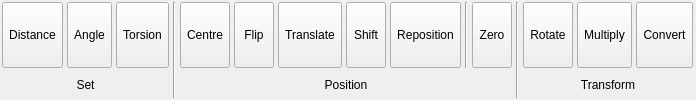
      <widget class="QWidget" name="TransformTab">
       <attribute name="title">
        <string>  Transform  </string>
       </attribute>
       <layout class="QHBoxLayout" name="horizontalLayout_6">
        <property name="spacing">
         <number>4</number>
        </property>
        <property name="margin">
         <number>2</number>
        </property>
        <item>
         <layout class="QGridLayout" name="gridLayout_41">
          <item row="0" column="0">
           <widget class="TMenuButton" name="TransformSetDistanceButton">
            <property name="sizePolicy">
             <sizepolicy hsizetype="Preferred" vsizetype="Fixed">
              <horstretch>0</horstretch>
              <verstretch>0</verstretch>
             </sizepolicy>
            </property>
            <property name="minimumSize">
             <size>
              <width>40</width>
              <height>66</height>
             </size>
            </property>
            <property name="maximumSize">
             <size>
              <width>128</width>
              <height>66</height>
             </size>
            </property>
            <property name="toolTip">
             <string>Set bond distances in the current selection</string>
            </property>
            <property name="text">
             <string>Distance</string>
            </property>
            <property name="icon">
             <iconset resource="icons.qrc">
              <normaloff>:/transform/icons/transform_distance.svg</normaloff>:/transform/icons/transform_distance.svg</iconset>
            </property>
            <property name="iconSize">
             <size>
              <width>30</width>
              <height>30</height>
             </size>
            </property>
            <property name="checkable">
             <bool>false</bool>
            </property>
            <property name="checked">
             <bool>false</bool>
            </property>
            <property name="autoExclusive">
             <bool>false</bool>
            </property>
            <property name="toolButtonStyle">
             <enum>Qt::ToolButtonTextUnderIcon</enum>
            </property>
            <property name="autoRaise">
             <bool>false</bool>
            </property>
           </widget>
          </item>
          <item row="0" column="1">
           <widget class="TMenuButton" name="TransformSetAngleButton">
            <property name="sizePolicy">
             <sizepolicy hsizetype="Preferred" vsizetype="Fixed">
              <horstretch>0</horstretch>
              <verstretch>0</verstretch>
             </sizepolicy>
            </property>
            <property name="minimumSize">
             <size>
              <width>40</width>
              <height>66</height>
             </size>
            </property>
            <property name="maximumSize">
             <size>
              <width>128</width>
              <height>66</height>
             </size>
            </property>
            <property name="toolTip">
             <string>Set bond angles in the current selection</string>
            </property>
            <property name="text">
             <string>Angle</string>
            </property>
            <property name="icon">
             <iconset resource="icons.qrc">
              <normaloff>:/transform/icons/transform_angle.svg</normaloff>:/transform/icons/transform_angle.svg</iconset>
            </property>
            <property name="iconSize">
             <size>
              <width>30</width>
              <height>30</height>
             </size>
            </property>
            <property name="checkable">
             <bool>false</bool>
            </property>
            <property name="checked">
             <bool>false</bool>
            </property>
            <property name="autoExclusive">
             <bool>false</bool>
            </property>
            <property name="toolButtonStyle">
             <enum>Qt::ToolButtonTextUnderIcon</enum>
            </property>
            <property name="autoRaise">
             <bool>false</bool>
            </property>
           </widget>
          </item>
          <item row="0" column="2">
           <widget class="TMenuButton" name="TransformSetTorsionButton">
            <property name="sizePolicy">
             <sizepolicy hsizetype="Preferred" vsizetype="Fixed">
              <horstretch>0</horstretch>
              <verstretch>0</verstretch>
             </sizepolicy>
            </property>
            <property name="minimumSize">
             <size>
              <width>40</width>
              <height>66</height>
             </size>
            </property>
            <property name="maximumSize">
             <size>
              <width>128</width>
              <height>66</height>
             </size>
            </property>
            <property name="toolTip">
             <string>Set torsions in the current selection</string>
            </property>
            <property name="text">
             <string>Torsion</string>
            </property>
            <property name="icon">
             <iconset resource="icons.qrc">
              <normaloff>:/transform/icons/transform_torsion.svg</normaloff>:/transform/icons/transform_torsion.svg</iconset>
            </property>
            <property name="iconSize">
             <size>
              <width>30</width>
              <height>30</height>
             </size>
            </property>
            <property name="checkable">
             <bool>false</bool>
            </property>
            <property name="checked">
             <bool>false</bool>
            </property>
            <property name="autoExclusive">
             <bool>false</bool>
            </property>
            <property name="toolButtonStyle">
             <enum>Qt::ToolButtonTextUnderIcon</enum>
            </property>
            <property name="autoRaise">
             <bool>false</bool>
            </property>
           </widget>
          </item>
          <item row="1" column="0" colspan="3">
           <widget class="QLabel" name="label_12">
            <property name="text">
             <string>Set</string>
            </property>
            <property name="alignment">
             <set>Qt::AlignCenter</set>
            </property>
           </widget>
          </item>
         </layout>
        </item>
        <item>
         <widget class="Line" name="line_9">
          <property name="orientation">
           <enum>Qt::Vertical</enum>
          </property>
         </widget>
        </item>
        <item>
         <layout class="QGridLayout" name="gridLayout_42">
          <item row="0" column="0">
           <widget class="TMenuButton" name="TransformPositionCentreButton">
            <property name="sizePolicy">
             <sizepolicy hsizetype="Preferred" vsizetype="Fixed">
              <horstretch>0</horstretch>
              <verstretch>0</verstretch>
             </sizepolicy>
            </property>
            <property name="minimumSize">
             <size>
              <width>40</width>
              <height>66</height>
             </size>
            </property>
            <property name="maximumSize">
             <size>
              <width>128</width>
              <height>66</height>
             </size>
            </property>
            <property name="toolTip">
             <string>Centre the current selection at a specified point (hold for options)</string>
            </property>
            <property name="text">
             <string>Centre</string>
            </property>
            <property name="icon">
             <iconset resource="icons.qrc">
              <normaloff>:/transform/icons/transform_centre.svg</normaloff>:/transform/icons/transform_centre.svg</iconset>
            </property>
            <property name="iconSize">
             <size>
              <width>30</width>
              <height>30</height>
             </size>
            </property>
            <property name="checkable">
             <bool>false</bool>
            </property>
            <property name="checked">
             <bool>false</bool>
            </property>
            <property name="autoExclusive">
             <bool>false</bool>
            </property>
            <property name="toolButtonStyle">
             <enum>Qt::ToolButtonTextUnderIcon</enum>
            </property>
            <property name="autoRaise">
             <bool>false</bool>
            </property>
           </widget>
          </item>
          <item row="0" column="1">
           <widget class="TMenuButton" name="TransformPositionFlipButton">
            <property name="sizePolicy">
             <sizepolicy hsizetype="Preferred" vsizetype="Fixed">
              <horstretch>0</horstretch>
              <verstretch>0</verstretch>
             </sizepolicy>
            </property>
            <property name="minimumSize">
             <size>
              <width>40</width>
              <height>66</height>
             </size>
            </property>
            <property name="maximumSize">
             <size>
              <width>128</width>
              <height>66</height>
             </size>
            </property>
            <property name="toolTip">
             <string>Flip atoms in the current selection about their geometric centre</string>
            </property>
            <property name="text">
             <string>Flip</string>
            </property>
            <property name="icon">
             <iconset resource="icons.qrc">
              <normaloff>:/transform/icons/transform_flipx.svg</normaloff>:/transform/icons/transform_flipx.svg</iconset>
            </property>
            <property name="iconSize">
             <size>
              <width>30</width>
              <height>30</height>
             </size>
            </property>
            <property name="checkable">
             <bool>false</bool>
            </property>
            <property name="checked">
             <bool>false</bool>
            </property>
            <property name="autoExclusive">
             <bool>false</bool>
            </property>
            <property name="toolButtonStyle">
             <enum>Qt::ToolButtonTextUnderIcon</enum>
            </property>
            <property name="autoRaise">
             <bool>false</bool>
            </property>
           </widget>
          </item>
          <item row="0" column="2">
           <widget class="TMenuButton" name="TransformPositionTranslateButton">
            <property name="sizePolicy">
             <sizepolicy hsizetype="Preferred" vsizetype="Fixed">
              <horstretch>0</horstretch>
              <verstretch>0</verstretch>
             </sizepolicy>
            </property>
            <property name="minimumSize">
             <size>
              <width>40</width>
              <height>66</height>
             </size>
            </property>
            <property name="maximumSize">
             <size>
              <width>128</width>
              <height>66</height>
             </size>
            </property>
            <property name="toolTip">
             <string>Translate atoms along Cartesian or cell directions (hold for options)</string>
            </property>
            <property name="text">
             <string>Translate</string>
            </property>
            <property name="icon">
             <iconset resource="icons.qrc">
              <normaloff>:/transform/icons/transform_translate.svg</normaloff>:/transform/icons/transform_translate.svg</iconset>
            </property>
            <property name="iconSize">
             <size>
              <width>30</width>
              <height>30</height>
             </size>
            </property>
            <property name="checkable">
             <bool>false</bool>
            </property>
            <property name="checked">
             <bool>false</bool>
            </property>
            <property name="autoExclusive">
             <bool>false</bool>
            </property>
            <property name="toolButtonStyle">
             <enum>Qt::ToolButtonTextUnderIcon</enum>
            </property>
            <property name="autoRaise">
             <bool>false</bool>
            </property>
           </widget>
          </item>
          <item row="0" column="3">
           <widget class="TMenuButton" name="TransformPositionShiftButton">
            <property name="sizePolicy">
             <sizepolicy hsizetype="Preferred" vsizetype="Fixed">
              <horstretch>0</horstretch>
              <verstretch>0</verstretch>
             </sizepolicy>
            </property>
            <property name="minimumSize">
             <size>
              <width>40</width>
              <height>66</height>
             </size>
            </property>
            <property name="maximumSize">
             <size>
              <width>128</width>
              <height>66</height>
             </size>
            </property>
            <property name="toolTip">
             <string>Shift atoms along an arbitrary vector (hold for options)</string>
            </property>
            <property name="text">
             <string>Shift</string>
            </property>
            <property name="icon">
             <iconset resource="icons.qrc">
              <normaloff>:/transform/icons/transform_shift.svg</normaloff>:/transform/icons/transform_shift.svg</iconset>
            </property>
            <property name="iconSize">
             <size>
              <width>30</width>
              <height>30</height>
             </size>
            </property>
            <property name="checkable">
             <bool>false</bool>
            </property>
            <property name="checked">
             <bool>false</bool>
            </property>
            <property name="autoExclusive">
             <bool>false</bool>
            </property>
            <property name="toolButtonStyle">
             <enum>Qt::ToolButtonTextUnderIcon</enum>
            </property>
            <property name="autoRaise">
             <bool>false</bool>
            </property>
           </widget>
          </item>
          <item row="0" column="4">
           <widget class="TMenuButton" name="TransformPositionRepositionButton">
            <property name="sizePolicy">
             <sizepolicy hsizetype="Preferred" vsizetype="Fixed">
              <horstretch>0</horstretch>
              <verstretch>0</verstretch>
             </sizepolicy>
            </property>
            <property name="minimumSize">
             <size>
              <width>40</width>
              <height>66</height>
             </size>
            </property>
            <property name="maximumSize">
             <size>
              <width>128</width>
              <height>66</height>
             </size>
            </property>
            <property name="toolTip">
             <string>Reposition atoms with respect to a reference point (hold for options)</string>
            </property>
            <property name="text">
             <string>Reposition</string>
            </property>
            <property name="icon">
             <iconset resource="icons.qrc">
              <normaloff>:/transform/icons/translate_reposition.svg</normaloff>:/transform/icons/translate_reposition.svg</iconset>
            </property>
            <property name="iconSize">
             <size>
              <width>30</width>
              <height>30</height>
             </size>
            </property>
            <property name="checkable">
             <bool>false</bool>
            </property>
            <property name="checked">
             <bool>false</bool>
            </property>
            <property name="autoExclusive">
             <bool>false</bool>
            </property>
            <property name="toolButtonStyle">
             <enum>Qt::ToolButtonTextUnderIcon</enum>
            </property>
            <property name="autoRaise">
             <bool>false</bool>
            </property>
           </widget>
          </item>
          <item row="0" column="5">
           <widget class="Line" name="line_30">
            <property name="orientation">
             <enum>Qt::Vertical</enum>
            </property>
           </widget>
          </item>
          <item row="0" column="6">
           <widget class="TMenuButton" name="TransformPositionZeroButton">
            <property name="sizePolicy">
             <sizepolicy hsizetype="Preferred" vsizetype="Fixed">
              <horstretch>0</horstretch>
              <verstretch>0</verstretch>
             </sizepolicy>
            </property>
            <property name="minimumSize">
             <size>
              <width>40</width>
              <height>66</height>
             </size>
            </property>
            <property name="maximumSize">
             <size>
              <width>128</width>
              <height>66</height>
             </size>
            </property>
            <property name="toolTip">
             <string>Centre the current selection at (0,0,0)</string>
            </property>
            <property name="text">
             <string>Zero</string>
            </property>
            <property name="icon">
             <iconset resource="icons.qrc">
              <normaloff>:/transform/icons/transform_zero.svg</normaloff>:/transform/icons/transform_zero.svg</iconset>
            </property>
            <property name="iconSize">
             <size>
              <width>30</width>
              <height>30</height>
             </size>
            </property>
            <property name="checkable">
             <bool>false</bool>
            </property>
            <property name="checked">
             <bool>false</bool>
            </property>
            <property name="autoExclusive">
             <bool>false</bool>
            </property>
            <property name="toolButtonStyle">
             <enum>Qt::ToolButtonTextUnderIcon</enum>
            </property>
            <property name="autoRaise">
             <bool>false</bool>
            </property>
           </widget>
          </item>
          <item row="1" column="0" colspan="7">
           <widget class="QLabel" name="label_15">
            <property name="text">
             <string>Position</string>
            </property>
            <property name="alignment">
             <set>Qt::AlignCenter</set>
            </property>
           </widget>
          </item>
         </layout>
        </item>
        <item>
         <widget class="Line" name="line_37">
          <property name="orientation">
           <enum>Qt::Vertical</enum>
          </property>
         </widget>
        </item>
        <item>
         <layout class="QGridLayout" name="gridLayout_55">
          <item row="0" column="0">
           <widget class="TMenuButton" name="TransformTransformRotateButton">
            <property name="sizePolicy">
             <sizepolicy hsizetype="Preferred" vsizetype="Fixed">
              <horstretch>0</horstretch>
              <verstretch>0</verstretch>
             </sizepolicy>
            </property>
            <property name="minimumSize">
             <size>
              <width>40</width>
              <height>66</height>
             </size>
            </property>
            <property name="maximumSize">
             <size>
              <width>128</width>
              <height>66</height>
             </size>
            </property>
            <property name="toolTip">
             <string>Transform the current selection through rotation about an axis</string>
            </property>
            <property name="text">
             <string>Rotate</string>
            </property>
            <property name="icon">
             <iconset resource="icons.qrc">
              <normaloff>:/transform/icons/transform_rotate.svg</normaloff>:/transform/icons/transform_rotate.svg</iconset>
            </property>
            <property name="iconSize">
             <size>
              <width>30</width>
              <height>30</height>
             </size>
            </property>
            <property name="checkable">
             <bool>false</bool>
            </property>
            <property name="checked">
             <bool>false</bool>
            </property>
            <property name="autoExclusive">
             <bool>false</bool>
            </property>
            <property name="toolButtonStyle">
             <enum>Qt::ToolButtonTextUnderIcon</enum>
            </property>
            <property name="autoRaise">
             <bool>false</bool>
            </property>
           </widget>
          </item>
          <item row="0" column="1">
           <widget class="TMenuButton" name="TransformTransformMultiplyButton">
            <property name="sizePolicy">
             <sizepolicy hsizetype="Preferred" vsizetype="Fixed">
              <horstretch>0</horstretch>
              <verstretch>0</verstretch>
             </sizepolicy>
            </property>
            <property name="minimumSize">
             <size>
              <width>40</width>
              <height>66</height>
             </size>
            </property>
            <property name="maximumSize">
             <size>
              <width>128</width>
              <height>66</height>
             </size>
            </property>
            <property name="toolTip">
             <string>Transform the current selection by applying a matrix</string>
            </property>
            <property name="text">
             <string>Multiply</string>
            </property>
            <property name="icon">
             <iconset resource="icons.qrc">
              <normaloff>:/transform/icons/transform_multiply.svg</normaloff>:/transform/icons/transform_multiply.svg</iconset>
            </property>
            <property name="iconSize">
             <size>
              <width>30</width>
              <height>30</height>
             </size>
            </property>
            <property name="checkable">
             <bool>false</bool>
            </property>
            <property name="checked">
             <bool>false</bool>
            </property>
            <property name="autoExclusive">
             <bool>false</bool>
            </property>
            <property name="toolButtonStyle">
             <enum>Qt::ToolButtonTextUnderIcon</enum>
            </property>
            <property name="autoRaise">
             <bool>false</bool>
            </property>
           </widget>
          </item>
          <item row="0" column="2">
           <widget class="TMenuButton" name="TransformTransformConvertButton">
            <property name="sizePolicy">
             <sizepolicy hsizetype="Preferred" vsizetype="Fixed">
              <horstretch>0</horstretch>
              <verstretch>0</verstretch>
             </sizepolicy>
            </property>
            <property name="minimumSize">
             <size>
              <width>40</width>
              <height>66</height>
             </size>
            </property>
            <property name="maximumSize">
             <size>
              <width>128</width>
              <height>66</height>
             </size>
            </property>
            <property name="toolTip">
             <string>Transform the current selection by converting between two matrices</string>
            </property>
            <property name="text">
             <string>Convert</string>
            </property>
            <property name="icon">
             <iconset resource="icons.qrc">
              <normaloff>:/transform/icons/transform_matrix.svg</normaloff>:/transform/icons/transform_matrix.svg</iconset>
            </property>
            <property name="iconSize">
             <size>
              <width>30</width>
              <height>30</height>
             </size>
            </property>
            <property name="checkable">
             <bool>false</bool>
            </property>
            <property name="checked">
             <bool>false</bool>
            </property>
            <property name="autoExclusive">
             <bool>false</bool>
            </property>
            <property name="toolButtonStyle">
             <enum>Qt::ToolButtonTextUnderIcon</enum>
            </property>
            <property name="autoRaise">
             <bool>false</bool>
            </property>
           </widget>
          </item>
          <item row="1" column="0" colspan="3">
           <widget class="QLabel" name="label_39">
            <property name="text">
             <string>Transform</string>
            </property>
            <property name="alignment">
             <set>Qt::AlignCenter</set>
            </property>
           </widget>
          </item>
         </layout>
        </item>
        <item>
         <spacer name="horizontalSpacer_5">
          <property name="orientation">
           <enum>Qt::Horizontal</enum>
          </property>
          <property name="sizeType">
           <enum>QSizePolicy::MinimumExpanding</enum>
          </property>
          <property name="sizeHint" stdset="0">
           <size>
            <width>1</width>
            <height>20</height>
           </size>
          </property>
         </spacer>
        </item>
       </layout>
      </widget>
